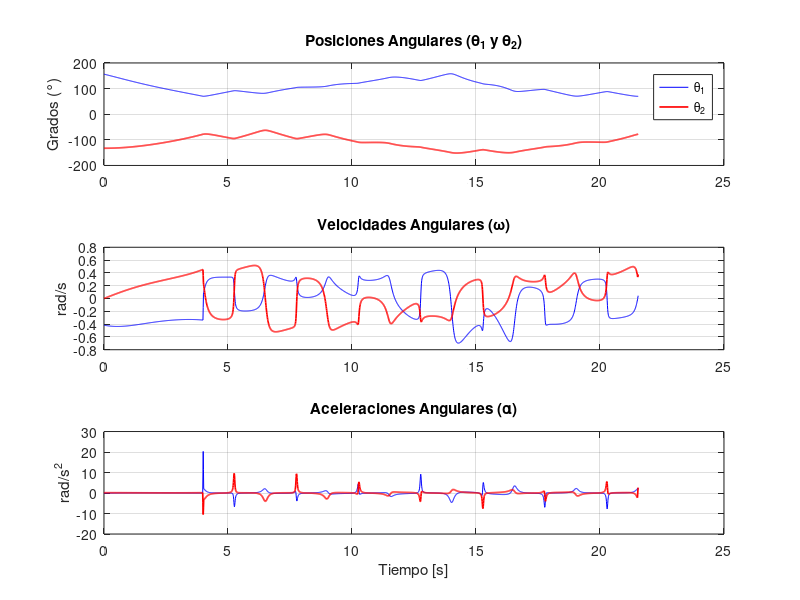
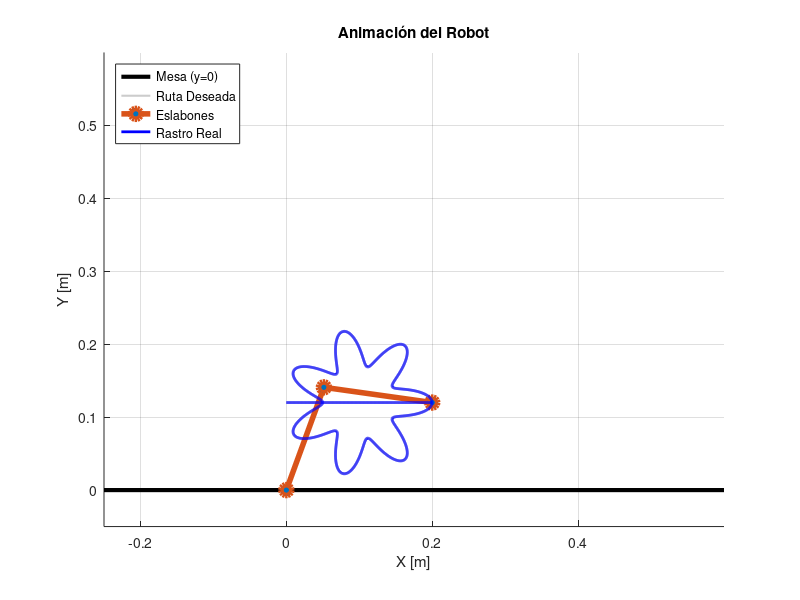

The MATLAB script that drew these images, in order:
%% Parámetros del Proyecto 
L = 0.20;           % Lado mínimo de 20cm
n = 7;              % Número de hojas (n=4 en la figura) 
v_const = 0.05;      % Velocidad entre 1 y 10 cm/s
S = 1.00;           % Escala inicial
beta = deg2rad(0);  % Rotación inicial (+/- 45°)

% Definición geométrica para centrar en el origen
r0 = (L/2) * 0.75;  
A = (L/2) * 0.25;   % r_max = r0 + A = L/2

%% 1. Generación de la Trayectoria Base (Garantizar Cierre)
% Usamos una resolución alta de phi para calcular la longitud de arco
phi_raw = linspace(0, 2*pi, 1000); 
r_raw = r0 + A*cos(n * phi_raw);
x_raw = r_raw .* cos(phi_raw);
y_raw = r_raw .* sin(phi_raw);

%% 2. Parametrización para Velocidad Constante
% Calculamos la distancia acumulada (arco)
dx = diff(x_raw); dy = diff(y_raw);
ds = sqrt(dx.^2 + dy.^2);
s_acumulada = [0, cumsum(ds)];
perimetro_total = s_acumulada(end);

% Definimos el tiempo total basado en la velocidad deseada
T_total = perimetro_total / v_const;
dt = 0.01; % Paso de tiempo de simulación
t = 0:dt:T_total;

% Interpolamos para obtener s(t) lineal (velocidad constante)
s_t = v_const * t; 

% Interpolamos phi para que corresponda a esas distancias s_t
phi_t = interp1(s_acumulada, phi_raw, s_t, 'pchip', 'extrap');

%% 3. Cálculo de Coordenadas Finales (Centradas en el Origen)
r_t = r0 + A*cos(n * phi_t);
x_traj = S * r_t .* cos(phi_t + beta);
y_traj = S * r_t .* sin(phi_t + beta);

% Asegurar cierre manual del último punto con el primero
x_traj(end) = x_traj(1);
y_traj(end) = y_traj(1);

%% 3.1 Desplazamiento del Origen (Optimización de Eslabones)
% Centramos en X=0 y bajamos Y=0.15 para usar brazos más cortos
X_centro = 0.1;  % m (Centrado en el eje Y)
Y_centro = 0.12; % m (Cerca de la mesa, pero seguro)

% Desplazamos la trayectoria generada
x_traj_desp = x_traj + X_centro;
y_traj_desp = y_traj + Y_centro;

%% 4. Fase de Aproximación (Corregida a Velocidad Constante)
r_max = L/2; 
x_inicio = X_centro - r_max; % Inicia a la izquierda del trébol
y_inicio = Y_centro;                % A la mitad de la altura del trébol

% 1. Calculamos la distancia lineal de la aproximación
dist_aprox = sqrt((x_traj_desp(1) - x_inicio)^2 + (y_traj_desp(1) - y_inicio)^2);

% 2. Calculamos el tiempo necesario para mantener la misma v_const (0.01 m/s)
T_aprox = dist_aprox / v_const;

% 3. Generamos el vector de tiempo con el mismo dt de la simulación
t_aprox = 0:dt:T_aprox;

% 4. Interpolamos linealmente para que los puntos estén separados equitativamente
x_aprox = interp1([0, T_aprox], [x_inicio, x_traj_desp(1)], t_aprox);
y_aprox = interp1([0, T_aprox], [y_inicio, y_traj_desp(1)], t_aprox);

% Evitamos duplicar el punto exacto de conexión eliminando el último punto
x_aprox(end) = [];
y_aprox(end) = [];

%% Concatenación Total de la Ruta
x_total = [x_aprox, x_traj_desp];
y_total = [y_aprox, y_traj_desp];
num_puntos = length(x_total);

theta1 = zeros(1, num_puntos);
theta2 = zeros(1, num_puntos);

%% 5. Cinemática Inversa Vectorizada (Corrección a "Codo Arriba")
l1 = 0.15; % Longitud eslabón 1 reducida
l2 = 0.15; % Longitud eslabón 2 reducida

for i = 1:num_puntos
    x = x_total(i);
    y = y_total(i);
    
    % Ley de Cosenos
    D = (x^2 + y^2 - l1^2 - l2^2) / (2 * l1 * l2);
    
    % Pequeña protección contra errores de redondeo de MATLAB en los bordes
    if D > 1
        D = 1; 
    elseif D < -1
        D = -1; 
    end
    
    % CAMBIO CLAVE: Usamos la raíz NEGATIVA (-sqrt) para forzar Codo Arriba
    th2 = atan2(-sqrt(1 - D^2), D);  
    th1 = atan2(y, x) - atan2(l2 * sin(th2), l1 + l2 * cos(th2));
    
    theta1(i) = th1;
    theta2(i) = th2;
end

%% 6. CORRECCIÓN DE CONTINUIDAD Y DERIVADAS
theta1 = unwrap(theta1);
theta2 = unwrap(theta2);

dt = 0.01; % Asegúrate de usar el mismo dt de la generación de la trayectoria
dtheta1  = gradient(theta1, dt);
dtheta2  = gradient(theta2, dt);
ddtheta1 = gradient(dtheta1, dt);
ddtheta2 = gradient(dtheta2, dt);

% Crear vector de tiempo total para graficar
t_total = (0:num_puntos-1) * dt;

%% Visualización Completa: Posición, Velocidad y Aceleración
figure(2); clf;

% Posiciones
subplot(3,1,1);
plot(t_total, rad2deg(theta1), 'b', t_total, rad2deg(theta2), 'r', 'LineWidth', 1.2);
title('Posiciones Angulares (\theta_1 y \theta_2)');
ylabel('Grados (°)'); legend('\theta_1', '\theta_2', 'Location', 'best'); grid on;

% Velocidades
subplot(3,1,2);
plot(t_total, dtheta1, 'b', t_total, dtheta2, 'r', 'LineWidth', 1.2);
title('Velocidades Angulares (\omega)');
ylabel('rad/s'); grid on;

% Aceleraciones
subplot(3,1,3);
plot(t_total, ddtheta1, 'b', t_total, ddtheta2, 'r', 'LineWidth', 1.2);
title('Aceleraciones Angulares (\alpha)');
xlabel('Tiempo [s]'); ylabel('rad/s^2'); grid on;

%% Extracción de Datos para Selección de Motores
max_vel_1 = max(abs(dtheta1));
max_vel_2 = max(abs(dtheta2));
max_accel_1 = max(abs(ddtheta1));
max_accel_2 = max(abs(ddtheta2));

% Mostrar en consola de MATLAB
fprintf('\n=== REQUERIMIENTOS CINEMÁTICOS MÁXIMOS ===\n');
fprintf('Motor 1 (Articulación Base):\n');
fprintf('  Velocidad Máxima:   %.4f rad/s  (%.2f RPM)\n', max_vel_1, max_vel_1 * 60 / (2*pi));
fprintf('  Aceleración Máx:    %.4f rad/s^2\n', max_accel_1);
fprintf('- - - - - - - - - - - - - - - - - - - - - \n');
fprintf('Motor 2 (Articulación Codo):\n');
fprintf('  Velocidad Máxima:   %.4f rad/s  (%.2f RPM)\n', max_vel_2, max_vel_2 * 60 / (2*pi));
fprintf('  Aceleración Máx:    %.4f rad/s^2\n', max_accel_2);
fprintf('==========================================\n\n');

%% 7. Animación del Robot 2R (Trayectoria Desplazada y Corregida)
% Calculamos la Cinemática Directa para obtener las posiciones (x, y) 
% de la articulación (codo) y del efector final en el tiempo.
x_codo = l1 * cos(theta1);
y_codo = l1 * sin(theta1);

x_efector = x_codo + l2 * cos(theta1 + theta2);
y_efector = y_codo + l2 * sin(theta1 + theta2);

% Configuración de la figura
figure(3); clf; hold on; axis equal;
grid on;
title('Animación del Robot');
xlabel('X [m]'); ylabel('Y [m]');

% Definir los límites de la gráfica para ver todo el espacio de trabajo
% Como desplazamos el centro a X=0.25, Y=0.25, ajustamos los límites
axis([-0.25 0.6 -0.05 0.6]); % X de -0.25 a 0.6, Y de -0.05 a 0.6

% 1. Dibujar la "Mesa" (y=0) para verificar visualmente que no la golpea
plot([-0.25, 0.6], [0, 0], 'k-', 'LineWidth', 3, 'DisplayName', 'Mesa (y=0)');

% 2. Dibujar la trayectoria total deseada (Aproximación + Trébol)
plot(x_total, y_total, 'color', [0.8 0.8 0.8], 'LineWidth', 1.5, 'DisplayName', 'Ruta Deseada');

% Handles para la animación (se actualizarán en el bucle)
% Línea del robot (Base -> Codo -> Efector)
h_robot = plot([0, x_codo(1), x_efector(1)], [0, y_codo(1), y_efector(1)], ...
    '-o', 'LineWidth', 4, 'MarkerSize', 8, 'Color', '#D95319', ...
    'MarkerFaceColor', '#0072BD', 'DisplayName', 'Eslabones');

% Rastro del efector final
h_rastro = plot(x_efector(1), y_efector(1), 'b-', 'LineWidth', 2, 'DisplayName', 'Rastro Real');
legend('Location', 'northwest');

% Preasignar vectores para el rastro
x_rastro_anim = zeros(1, num_puntos);
y_rastro_anim = zeros(1, num_puntos);

%% Bucle de Animación
paso_animacion = 15; % Salto entre frames para que no sea muy lenta

disp('Iniciando animación...');
for i = 1:paso_animacion:num_puntos
    % Actualizar datos del rastro
    x_rastro_anim(1:i) = x_efector(1:i);
    y_rastro_anim(1:i) = y_efector(1:i);
    
    % Actualizar la posición del robot en la figura
    set(h_robot, 'XData', [0, x_codo(i), x_efector(i)], ...
                 'YData', [0, y_codo(i), y_efector(i)]);
                 
    % Actualizar el rastro del efector final
    set(h_rastro, 'XData', x_rastro_anim(1:i), ...
                  'YData', y_rastro_anim(1:i));
    
    % Forzar la actualización gráfica
    drawnow;
end
% Asegurar que dibuje el último punto
set(h_robot, 'XData', [0, x_codo(end), x_efector(end)], 'YData', [0, y_codo(end), y_efector(end)]);
set(h_rastro, 'XData', x_efector, 'YData', y_efector);
drawnow;
disp('Animación finalizada.');